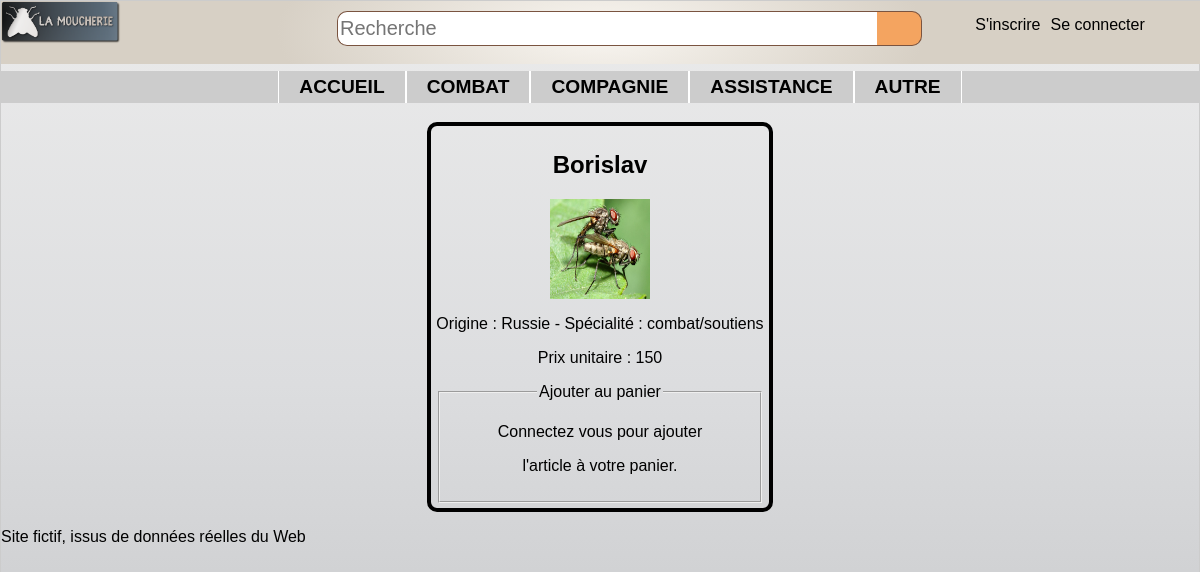
The page /controler/main.ctrl.php?refArticle=1 on the database its author committed.
### tables this page shows
CREATE TABLE categorie (
	id INTEGER PRIMARY KEY,
	nom TEXT,
	pere INTEGER,
	FOREIGN KEY(pere) REFERENCES categorie(id)
);

CREATE TABLE article (
	ref INTEGER PRIMARY KEY,
	libelle TEXT,
	description TEXT,
	categorie INTEGER,
	prix REAL,
	image TEXT,
	FOREIGN KEY(categorie) REFERENCES categorie(id)
);

### controler/article.ctrl.php (called while the page is built, shortened)
<?php
$article = $dao->getArticle($_GET['refArticle']);
include("../view/article.view.php");
?>

### model/DAO.class.php (called while the page is built, shortened)
<?php
    $dao = new DAO();
    class DAO {
        private $db;
        function __construct() {
            try {
              $this->db = new PDO('sqlite:../data/db/lamoucherie.db');
            }
            catch (PDOException $e){
              die("erreur de connexion:".$e->getMessage());
            }
        }
        function getAllCat() : array {
            $catPere = "SELECT * FROM categorie WHERE id=pere";
            $descripteur = $this->db->query($catPere);
            $resCatPere = $descripteur->fetchAll(PDO::FETCH_CLASS, 'Categorie');
            $resultat = array();
            foreach ($resCatPere as $key => $value) {
              $sousCatPere = "SELECT * FROM categorie WHERE pere=$value->id AND id!=pere";
              $descripteur = $this->db->query($sousCatPere);
              $resSousCatPere = $descripteur->fetchAll(PDO::FETCH_CLASS, 'Categorie');
              array_unshift($resSousCatPere, $value);
              $resultat[] = $resSousCatPere;
            }
            return $resultat;
        }
        function getArticle( int $ref){
          $req = "SELECT * FROM article WHERE ref=$ref";
          $descripteur = $this->db->query($req);
          $result = $descripteur->fetchAll(PDO::FETCH_CLASS, 'Article');
          return $result[0];
        }
    }
    ?>

### view/article.view.php (the view)
<?php
include("../view/header.php");
echo '<section class="article">';
  echo"<div>";
    $PATH = '../view/imgArticles/';
    $img = $PATH.$article->image;
    echo "<h2>$article->libelle</h2>";
    echo "<p><img src='$img' /></p>";
    echo "<p>$article->description</p>";
    echo "<p>Prix unitaire : $article->prix</p>";
    echo"<fieldset>";
      echo"<legend> Ajouter au panier </legend>";
      if ($userConnected){
        echo "<form action=\"../controler/main.ctrl.php\" method=\"get\">";
          echo "<input type=\"hidden\" name=\"refArticle\" value=\"$article->ref\">";
          echo "<input type=\"number\" name=\"nb\" step=\"1\" value=\"1\" min=\"1\" max=\"50\">";
          echo "<input type=\"submit\" value=\"Valider\">";
        echo "</form>";
      }else{
        echo "<p>Connectez vous pour ajouter</p>";
        echo "<p>l'article à votre panier.</p>";
      }
    echo"</fieldset>";
  echo"</div>";
echo '</section>';
include("../view/footer.php");
?>

### view/header.php (shortened to what this page needs)
<html>
<head>
  <link rel="stylesheet" type="text/css" href="../view/design/style.css">
</head>
<body class="bridge">
  <header>
    <img src="../view/design/logo-moucherieTrans.png" alt="logo-moucherieTrans">
    <form class="formulaire" action="index.html" method="post">
      <input class="champ" type="text" placeholder="Recherche"/>
      <input class="bouton" type="button" value=" " />
    </form>
  </header>
  <nav class="connexion">
    <ul>
      <?php
          if ($userConnected){
            echo "<li>MON COMPTE";
              echo "<ul>";
                echo "<li><a href=\"../controler/main.ctrl.php?panier=1\">Mon panier</a></li>";
                echo "<li><a href=\"../controler/main.ctrl.php\">Information compte</a></li>";
                echo "<li><a href=\"../controler/main.ctrl.php?deconnexion=1\">Déconnexion</a></li>";
              echo "</ul>";
            echo "</li>";
          }else{
            echo "<li><a href=\"../controler/main.ctrl.php?inscription=1\">S'inscrire</a></li>";
            echo "<li><form action=\"../controler/main.ctrl.php\" method=\"get\">Se connecter";
            echo "</form></li>";
          }
       ?>
    </ul>
  </nav>
  <nav class="menu">
    <ul>
      <li><a href="../controler/main.ctrl.php">accueil</a></li>
      <?php
        foreach ($listeCategorie as $key => $value) {
          if (sizeof($value)>1){
            $catPere = $value[0]->nom;
            $numCat = $value[0]->id;
            echo"<li><a href=\"../controler/main.ctrl.php?cat=$numCat\">$catPere</a>";
            echo"</li>";
          }else{
            $catPere = $value[0]->nom;
            $numCat = $value[0]->id;
            echo"<li><a href=\"../controler/main.ctrl.php?cat=$numCat\">$catPere</a></li>";
          }
        }
      ?>
    </ul>
  </nav>

### view/design/style.css (style rules this page uses)
.bridge { background-image: -webkit-linear-gradient(top, #EBEBEB 0%, #DCDDDF 48%, #C4C5C7 99%); background-image: linear-gradient(-180deg, #EBEBEB 0%, #DCDDDF 48%, #C4C5C7 99%); margin: 0px; }
body { font-family: HelveticaNeueW01-Thin,HelveticaNeueW02-Thin,HelveticaNeueW10-35Thin,sans-serif; margin: auto; border: 1px solid #CCC; box-shadow: 10px 10px 5px #888888; }
header { font-size:large; font-weight: bolder; width: 100%; border-left: none; border-right: none; margin: 0px; margin-top: 0px; padding: 0px; display: flex; position: fixed; justify-content: space-between; background-image: -webkit-radial-gradient(27% 185%, #F9F6F1 0%, #D7D0C5 100%); background-image: radial-gradient(27% 185%, #F9F6F1 0%, #D7D0C5 100%); }
.formulaire { display:flex; justify-content: flex-start; width: 50%; height: 35px; margin-top: 10px; margin-right: 22%; }
.formulaire .champ { width: 90%; height:35px; background-color: #ffff; border: solid 1px #7a5440; border-right: solid 0px; border-radius: 10px; border-top-right-radius: 0px; border-bottom-right-radius: 0px; font-family: arial, verdana, sans-serif; font-size: 20px; margin: 0px; padding: 2px; }
.formulaire .bouton { background-color: #F4A460; background-repeat: no-repeat; border-radius: 10px,10px,0px,0px; width: 45px; height: 100%; padding: 0px; margin: 0px; border-left: solid 0px; border-radius: 10px; border-top-left-radius: 0px; border-bottom-left-radius: 0px; vertical-align: top; border: solid 1px #7a5440; border-left: solid 0px; }
.connexion { width: 300px; height: auto; position: fixed; top : 0px; right: 10px; }
.connexion ul { list-style-type:none; display : flex; justify-content: center; }
.connexion ul li a { display: inline-block; margin-right: 10px; }
header img { width: 10%; height: 50%; }
.menu ul { background: #CCCCCC; font-size: 1.2em; list-style-type:none; display : flex; justify-content: center; margin-top : 70px; font-weight: bold; text-transform: uppercase; color : black; }
.menu ul li a { display: inline-block; padding:5px 20px; border-left: 1px solid white; border-right: 1px solid white; }
li a:link { text-decoration:none; color : black; }
section { display: flex; margin: auto; flex-wrap: wrap; justify-content :center; max-width: 840px; }
section div img { width: 100px; height: 100px; }
.article div { border: 4px solid black; border-radius: 10px; text-align: center; padding : 5px; }

### rows shown on the page
categorie: nom "COMBAT"
categorie: nom "COMPAGNIE"
categorie: nom "ASSISTANCE"
categorie: nom "AUTRE"
article: libelle "Borislav", image (picture), description "Origine : Russie - Spécialité : combat/soutiens", prix "150"
